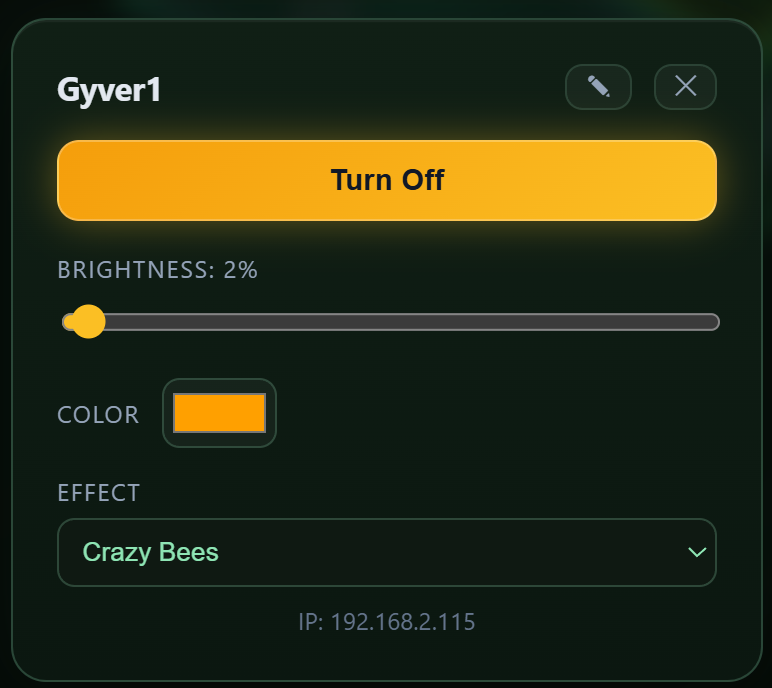
#> input picture images/bright-wled-card.png, 772 x 688 px, given in place of overview-3d-multifloor.jpg, which was not available
$ python make_marketing_video.py ../images/bright-wled-card.png
#> lines starting #> are read from the running program, lines starting #| are printed output that depends on the picture; pictures that were not available may be replaced by others from this repository, and a replacement may not be noted
#!/usr/bin/env python
"""Build the ~45s PadSpan HA marketing video from the product screenshots.

    python scripts/make_marketing_video.py            # frames + MP4
    python scripts/make_marketing_video.py --frames   # frames only (fast iteration)
    python scripts/make_marketing_video.py --encode   # re-encode existing frames

HOW THIS DIFFERS FROM make_demo_montage.py, AND WHY BOTH EXIST
`make_demo_montage.py` builds a 20s seamless LOOP with one-line labels. Its job is
to be native media on a Reddit post: it has to read in three seconds, in a feed,
muted, and never end. It is deliberately not explanatory.

This builds a VIDEO — a beginning, an argument and an end. It opens on the
question the product answers, spends one beat per capability explaining what you
are looking at, and closes on how to get it. It is for YouTube and the website,
where somebody has already chosen to watch and will give it forty seconds.

BOTH ARE STILLS. Neither shows live tracking, because no recording of live
tracking exists. The clip that would genuinely sell this is ~30s of Traceback
playback — devices crossing rooms over time — or Follow mode. When that exists,
this script's shot list is the storyboard for it: keep the arc, replace the
stills with the real thing.

The focal points below were tuned in make_demo_montage.py against these exact
screenshots and are reused verbatim. They are per-shot because these are real
captures, not stock: the traceback map sits in the top quarter above a large
control panel, the beacon-tune stack sits at the bottom under a form. One shared
pan rule put the chrome on screen instead of the product.

Output: images/padspan-marketing.mp4
"""
from __future__ import annotations

import pathlib
import shutil
import subprocess
import sys

from PIL import Image, ImageDraw, ImageFont

ROOT = pathlib.Path(__file__).resolve().parents[1]
IMG = ROOT / "images"
WORK = ROOT / "build" / "marketing"
OUT_MP4 = IMG / "padspan-marketing.mp4"

W, H = 1920, 1080
FPS = 30
FADE = 24                    # cross-fade length, frames
ACC = (52, 211, 153)         # the product accent
INK = (240, 250, 243)
DIM = (168, 186, 178)
GROUND = (6, 13, 9)

# (file, headline, sub, zoom direction, focus x, focus y, seconds, dim)
# `dim` multiplies the source brightness. The architectural plan is a near-white
# scan; at full brightness it strobes against a sequence that is otherwise dark,
# and the caption scrim cannot save the top two thirds. Darkening the SOURCE
# keeps the beat and the meaning ("this is your own plan") without the flash.
SHOTS: list[tuple[str, str, str, str, float, float, float, float]] = [
    ("overview-3d-multifloor.jpg",
     "Which room, not just home or away",
     "Every Bluetooth device placed room by room, across every floor",
     "in", 0.46, 0.46, 6.0, 1.00),
    ("floor-plan-edit.png",
     "Your own floor plan, in metres",
     "Draw the rooms once. Re-crop the plan and nothing moves.",
     "in", 0.50, 0.58, 5.5, 0.62),
    # beacon-tune-calibration.jpg was here first and is the wrong capture for a
    # video: its form occupies the top two thirds, so every wide moment of the
    # pan shows chrome instead of the product. This one is the same feature with
    # the 3D stack filling the frame and only a thin control strip above it.
    ("calibration-tune-3d.png",
     "Place scanners where they really are",
     "Then walk the house to calibrate - it scores itself as you go",
     "in", 0.52, 0.62, 5.5, 1.00),
    ("overview-3d-heatmap.jpg",
     "Walls are modelled, not guessed",
     "RF barriers carry real attenuation; floors carry an elevation",
     "in", 0.52, 0.52, 5.5, 1.00),
    ("traceback-playback-3d.png",
     "Replay where anything went",
     "Minute by minute, across floors, after the fact",
     "out", 0.50, 0.24, 5.5, 1.00),
    ("training-hub.png",
     "Try all of it before buying hardware",
     "Full sample mode, plus 14 walkthroughs in the training hub",
     "in", 0.50, 0.45, 5.0, 0.88),
    ("wall-panel-in-situ.jpg",
     "Running on the wall, every day",
     "Local only. No cloud, no subscription, no custom firmware.",
     "out", 0.58, 0.50, 5.0, 1.00),
]

TITLE_S = 3.2
END_S = 4.6

_FONT_DIRS = [pathlib.Path(r"C:\Windows\Fonts"), pathlib.Path("/usr/share/fonts")]


def font(names: list[str], size: int) -> ImageFont.FreeTypeFont:
    for d in _FONT_DIRS:
        for n in names:
            p = d / n
            if p.exists():
                try:
                    return ImageFont.truetype(str(p), size)
                except OSError:
                    pass
        if d.exists():
            for p in d.rglob(names[-1]):
                try:
                    return ImageFont.truetype(str(p), size)
                except OSError:
                    pass
    return ImageFont.load_default()


BOLD = ["segoeuib.ttf", "arialbd.ttf", "DejaVuSans-Bold.ttf"]
REG = ["segoeui.ttf", "arial.ttf", "DejaVuSans.ttf"]

F_HEAD = font(BOLD, 62)
F_SUB = font(REG, 38)
F_TITLE = font(BOLD, 104)
F_TITLE_SUB = font(REG, 44)
F_END = font(BOLD, 76)
F_END_SUB = font(REG, 40)
F_MARK = font(REG, 26)


def _ease(t: float) -> float:
    t = max(0.0, min(1.0, t))
    return t * t * (3 - 2 * t)


OVER = 1.20
BW, BH = int(W * OVER), int(H * OVER)
_CACHE: dict[str, Image.Image] = {}


def _load(name: str, fx: float, fy: float, dim: float = 1.0) -> Image.Image:
    src = Image.open(IMG / name).convert("RGB")
    scale = max(BW / src.width, BH / src.height)
    src = src.resize((max(BW, int(src.width * scale)), max(BH, int(src.height * scale))),
                     Image.LANCZOS)
    cx, cy = fx * src.width, fy * src.height
    left = int(min(max(cx - BW / 2, 0), src.width - BW))
    top = int(min(max(cy - BH / 2, 0), src.height - BH))
    out = src.crop((left, top, left + BW, top + BH))
    if dim < 0.999:
        out = Image.eval(out, lambda v: int(v * dim))
    return out


def _scrim(img: Image.Image, band: int = 400) -> None:
    """Darken the bottom so two lines of type are legible over any screenshot."""
    grad = Image.new("L", (1, band))
    for y in range(band):
        grad.putpixel((0, y), int(215 * (y / band) ** 1.3))
    mask = grad.resize((W, band))
    black = Image.new("RGB", (W, band), (4, 10, 6))
    region = img.crop((0, H - band, W, H))
    img.paste(Image.composite(black, region, mask), (0, H - band))


def _mark(d: ImageDraw.ImageDraw) -> None:
    d.text((W - 168, H - 62), "traks", font=F_MARK, fill=(206, 222, 214))
    d.line([(W - 168, H - 30), (W - 118, H - 30)], fill=ACC, width=3)


def render_shot(idx: int, p: float) -> Image.Image:
    name, head, sub, direction, fx, fy, _, dim = SHOTS[idx]
    base = _CACHE.setdefault(name, _load(name, fx, fy, dim))
    e = _ease(p)
    s0, s1 = (1.18, 1.02) if direction == "in" else (1.02, 1.18)
    vs = s0 + (s1 - s0) * e
    vw = int(BW / vs)
    vh = int(BH / vs)
    left = (BW - vw) // 2
    top = (BH - vh) // 2
    img = base.crop((left, top, left + vw, top + vh)).resize((W, H), Image.LANCZOS)

    _scrim(img)
    d = ImageDraw.Draw(img)
    # the caption slides up a few pixels as it settles - motion the eye reads as
    # "this is new information" without being a transition effect
    dy = int(14 * (1 - _ease(min(1.0, p * 6))))
    d.line([(120, H - 236 + dy), (120 + 96, H - 236 + dy)], fill=ACC, width=5)
    d.text((120, H - 214 + dy), head, font=F_HEAD, fill=INK)
    d.text((120, H - 132 + dy), sub, font=F_SUB, fill=DIM)
    _mark(d)
    return img


def render_title(p: float) -> Image.Image:
    img = Image.new("RGB", (W, H), GROUND)
    d = ImageDraw.Draw(img)
    for x in range(0, W, 60):
        d.line([(x, 0), (x, H)], fill=(11, 22, 16))
    for y in range(0, H, 60):
        d.line([(0, y), (W, y)], fill=(11, 22, 16))
    t = "Which room is every device in?"
    s = "PadSpan HA \u00b7 room-level Bluetooth presence for Home Assistant"
    tw = d.textlength(t, font=F_TITLE)
    sw = d.textlength(s, font=F_TITLE_SUB)
    e = _ease(min(1.0, p * 3))
    dy = int(20 * (1 - e))
    d.text(((W - tw) / 2, H / 2 - 128 + dy), t, font=F_TITLE, fill=INK)
    d.line([(W / 2 - 150, H / 2 + 6), (W / 2 + 150, H / 2 + 6)], fill=ACC, width=5)
    d.text(((W - sw) / 2, H / 2 + 44), s, font=F_TITLE_SUB, fill=DIM)
    return img


def render_end(p: float) -> Image.Image:
    img = Image.new("RGB", (W, H), GROUND)
    d = ImageDraw.Draw(img)
    for x in range(0, W, 60):
        d.line([(x, 0), (x, H)], fill=(11, 22, 16))
    for y in range(0, H, 60):
        d.line([(0, y), (W, y)], fill=(11, 22, 16))
    lines = [
        (F_END, "traks", INK, -180),
        (F_END_SUB, "Works with HA Bluetooth proxies, Bermuda and ESPresense", DIM, -70),
        (F_END_SUB, "No custom firmware. Nothing leaves your network.", DIM, -16),
        (F_END_SUB, "Install through HACS", ACC, 62),
        (F_END_SUB, "padspan.traks.ca", INK, 132),
    ]
    for f, txt, col, off in lines:
        w = d.textlength(txt, font=f)
        d.text(((W - w) / 2, H / 2 + off), txt, font=f, fill=col)
    d.line([(W / 2 - 130, H / 2 - 86), (W / 2 + 130, H / 2 - 86)], fill=ACC, width=5)
    return img


def build_frames() -> int:
    if WORK.exists():
        shutil.rmtree(WORK)
    WORK.mkdir(parents=True)

    seq: list[Image.Image] = []
    seq += [render_title(i / max(1, int(TITLE_S * FPS) - 1)) for i in range(int(TITLE_S * FPS))]
#> in render_title, `img = Image.new("RGB", (W, H), GROUND)`:
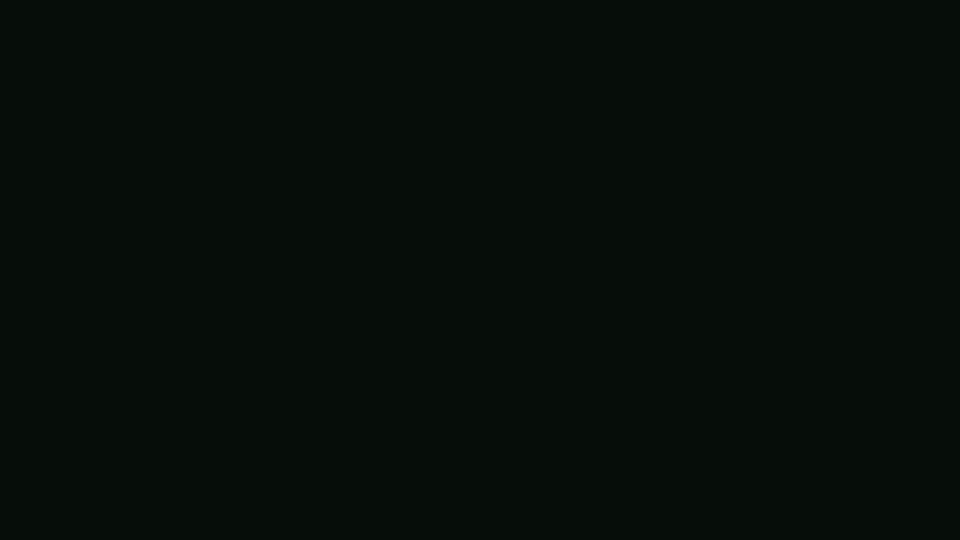
#> img: PIL image 1920x1080 RGB (shown at 1/2 size); mean R, G, B 6, 13, 9
#> in render_title, `tw = d.textlength(t, font=F_TITLE)`: tw = 1819.9
#> in render_title, `sw = d.textlength(s, font=F_TITLE_SUB)`: sw = 1419.4
#> seq = 96 items
    for idx, shot in enumerate(SHOTS):
        n = int(shot[6] * FPS)
        seq += [render_shot(idx, i / max(1, n - 1)) for i in range(n)]
#> in _load, `out = src.crop((left, top, left + BW, top + BH))`:
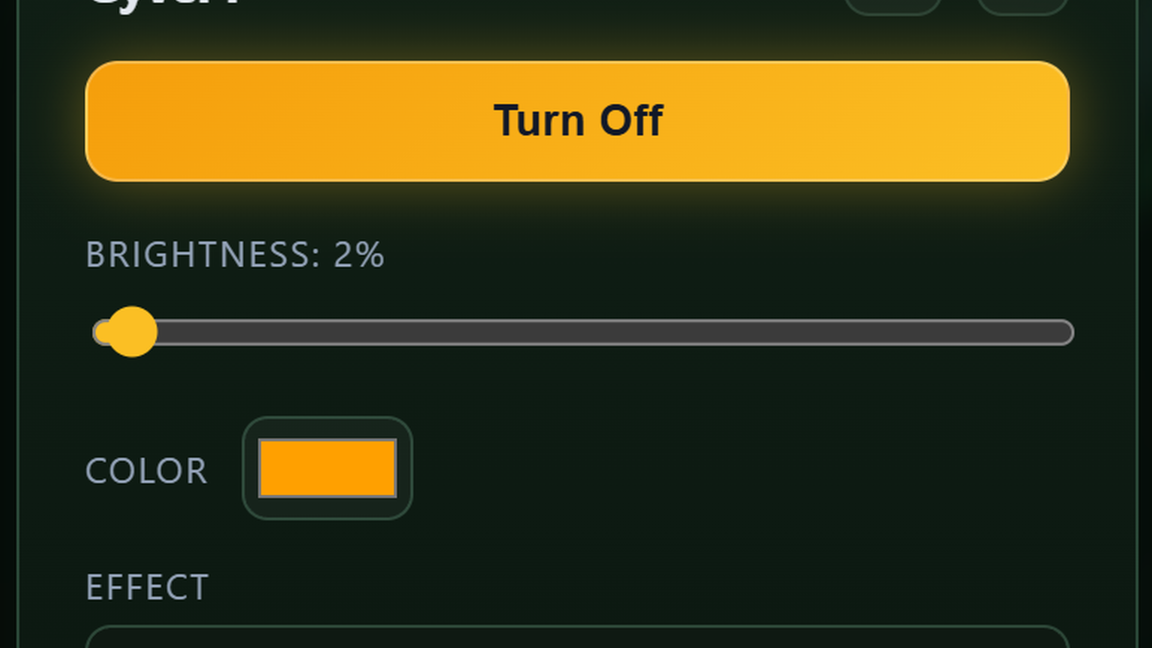
#> out: PIL image 2304x1296 RGB (shown at 1/2 size); mean R, G, B 59.2, 56.8, 23.4
#> in _scrim, `mask = grad.resize((W, band))`:
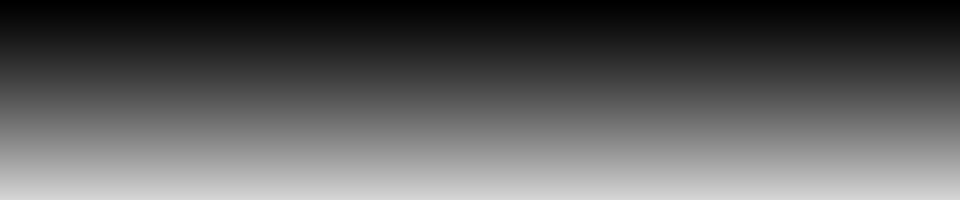
#> mask: PIL image 1920x400 L (shown at 1/2 size); min 0, max 214, mean 92.7
#> in _scrim, `region = img.crop((0, H - band, W, H))`:
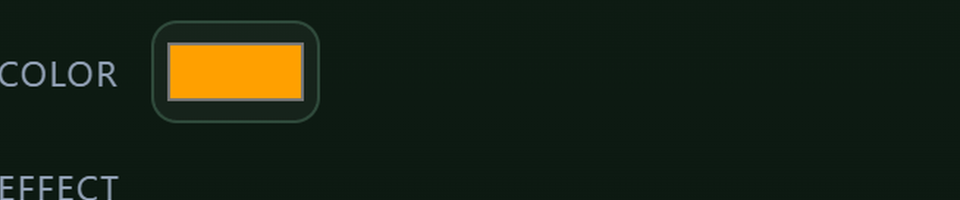
#> region: PIL image 1920x400 RGB (shown at 1/2 size); mean R, G, B 23.9, 33.2, 19.9
#> in render_shot (call 16), `vh = int(BH / vs)`: vh = 1101
#> in render_shot (call 16), `top = (BH - vh) // 2`: top = 97
#> in render_shot (call 16), `img = base.crop((left, top, left + vw, top + vh)).resize((W, H), Image..`:
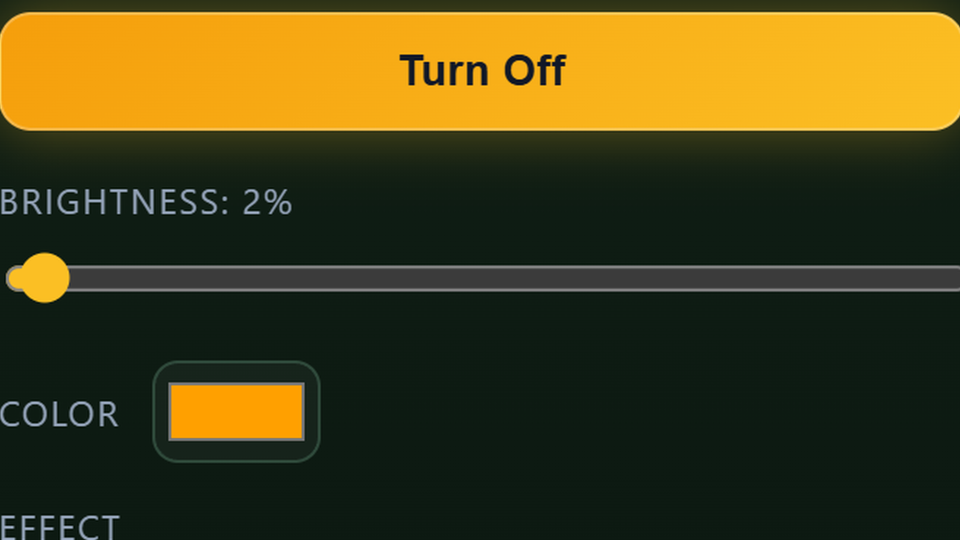
#> img: PIL image 1920x1080 RGB (shown at 1/2 size); mean R, G, B 74.7, 66.7, 24.6
#> in _scrim (call 18), `region = img.crop((0, H - band, W, H))`:
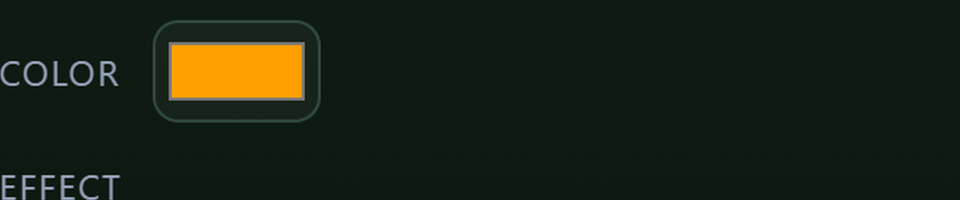
#> region: PIL image 1920x400 RGB (shown at 1/2 size); mean R, G, B 23.9, 33.2, 20
#> in _scrim (call 20), `img.paste(Image.composite(black, region, mask), (0, H - band))`:
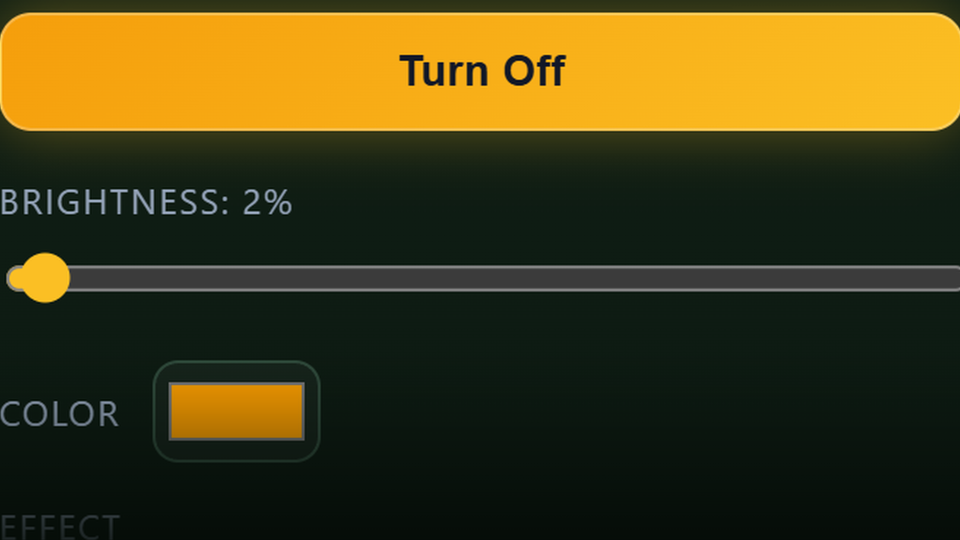
#> img: PIL image 1920x1080 RGB (shown at 1/2 size); mean R, G, B 72.4, 63.8, 22.7
    seq += [render_end(i / max(1, int(END_S * FPS) - 1)) for i in range(int(END_S * FPS))]

    # cross-fade at every boundary, computed from the segment lengths so a shot
    # never fades into itself
    bounds, acc = [], 0
    for n in ([int(TITLE_S * FPS)] + [int(s[6] * FPS) for s in SHOTS] + [int(END_S * FPS)]):
        acc += n
        bounds.append(acc)
    for b in bounds[:-1]:
        for k in range(FADE):
            i = b - FADE // 2 + k
            j = b + FADE // 2 - k
            if 0 <= i < len(seq) and 0 <= j < len(seq) and i != j:
                a = k / FADE
                seq[i] = Image.blend(seq[i], seq[min(j, len(seq) - 1)], a * 0.5)

    for i, im in enumerate(seq):
        im.save(WORK / f"f{i:05d}.png")
    print(f"{len(seq)} frames -> {WORK}  ({len(seq)/FPS:.1f}s at {FPS}fps)")
    return len(seq)


def encode() -> None:
    ff = shutil.which("ffmpeg")
    if not ff:
        sys.exit("ffmpeg not found on PATH")
    OUT_MP4.parent.mkdir(parents=True, exist_ok=True)
    subprocess.run([
        ff, "-y", "-framerate", str(FPS), "-i", str(WORK / "f%05d.png"),
        "-c:v", "libx264", "-pix_fmt", "yuv420p", "-crf", "20",
        "-movflags", "+faststart", "-an", str(OUT_MP4),
    ], check=True)
    print(f"{OUT_MP4}  {OUT_MP4.stat().st_size/1e6:.2f} MB")


if __name__ == "__main__":
    args = set(sys.argv[1:])
    if "--encode" not in args:
#> (the run stopped early here; a loop or call above may not have finished)
